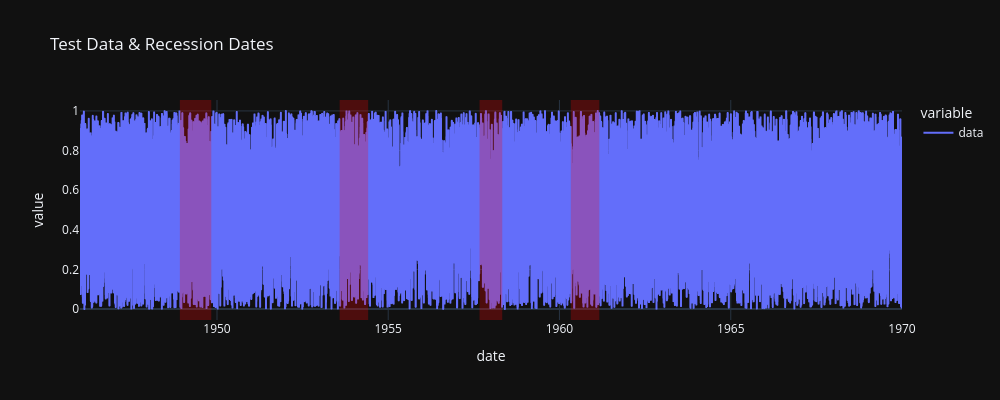

Write notebook code for a chart like this one.
### Code cell
def test_recession_dates(use_random_timeframe: bool = False) -> None:
    """
    Ensures that data can be plotted alongside of the recession dates in one figure
    """

    end = datetime.datetime.now()
    date = datetime.datetime(1985, 1, 1)
    rec_df = get_recession_data()

    if use_random_timeframe:
        # pick a random date in the available data
        # get the first date in the recession dates
        res = random.choices(rec_df.index, k=2)
        rand_years = [i.year for i in res]
        start_year, end_year = min(rand_years), max(rand_years)
        date = datetime.datetime(start_year, 1, 1)
        end = datetime.datetime(end_year, 1, 1)

    date_list = [date]

    while date < end:
        date += datetime.timedelta(days=1)
        date_list.append(date)

    rand_data = np.random.uniform(low=0, high=1, size=len(date_list))
    data_df = pd.DataFrame({"date": date_list, "data": rand_data})

    # Tests if the recession dates were plotted correctly
    data_df = data_df.set_index("date")

    # combine the df with the recession dates
    plot_it(data_df, "Test Data & Recession Dates", plot_recession_dates=True)


test_recession_dates(use_random_timeframe=True)

### Figure 1 — Plotly figure (JSON) as saved in the notebook; plotly's stock layout.template omitted (floating-point values rounded to 4 significant figures; data arrays with more than 128 entries replaced by an {"elided": "..."} marker saying what was removed)
{"data": [{"hovertemplate": "variable=data<br>date=%{x|%B %d, %Y}<br>value=%{y}<extra></extra>", "legendgroup": "data", "line": {"color": "#636efa", "dash": "solid"}, "marker": {"symbol": "circle"}, "mode": "lines", "name": "data", "showlegend": true, "type": "scattergl", "x": {"elided": "8767 str values"}, "xaxis": "x", "y": {"elided": "8767 float values"}, "yaxis": "y"}], "layout": {"height": 400, "legend": {"title": {"text": "variable"}, "tracegroupgap": 0}, "shapes": [{"fillcolor": "red", "line": {"width": 0}, "opacity": 0.25, "type": "rect", "x0": "1948-12-01", "x1": "1949-11-01", "xref": "x", "y0": 0, "y1": 1, "yref": "y domain"}, {"fillcolor": "red", "line": {"width": 0}, "opacity": 0.25, "type": "rect", "x0": "1953-08-01", "x1": "1954-06-01", "xref": "x", "y0": 0, "y1": 1, "yref": "y domain"}, {"fillcolor": "red", "line": {"width": 0}, "opacity": 0.25, "type": "rect", "x0": "1957-09-01", "x1": "1958-05-01", "xref": "x", "y0": 0, "y1": 1, "yref": "y domain"}, {"fillcolor": "red", "line": {"width": 0}, "opacity": 0.25, "type": "rect", "x0": "1960-05-01", "x1": "1961-03-01", "xref": "x", "y0": 0, "y1": 1, "yref": "y domain"}], "title": {"text": "Test Data & Recession Dates"}, "width": 1000, "xaxis": {"anchor": "y", "domain": [0, 1], "title": {"text": "date"}}, "yaxis": {"anchor": "x", "domain": [0, 1], "title": {"text": "value"}}}}
